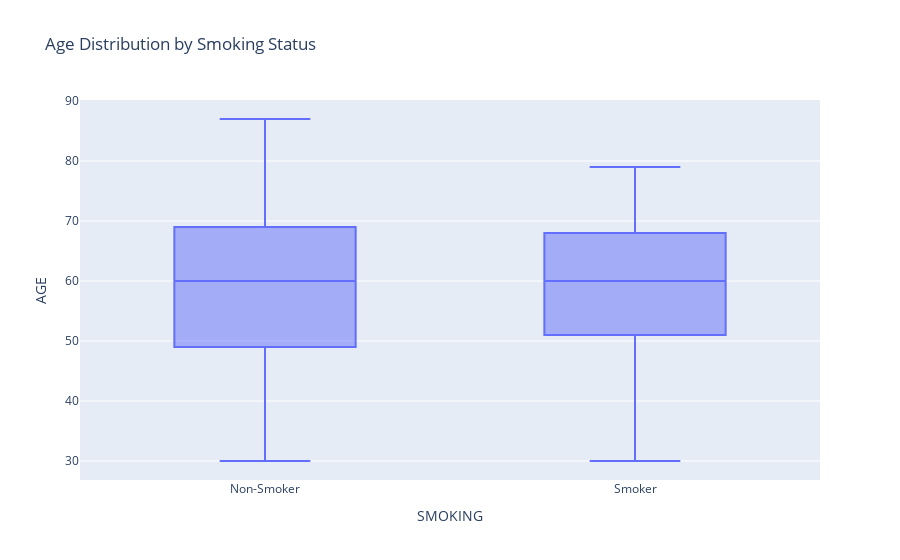

Notebook source saved alongside this figure:
### Code cell
# Plotly Box Plot for Age Distribution by Smoking Status
fig3 = px.box(df2, x='SMOKING', y='AGE', title='Age Distribution by Smoking Status')
fig3.show()

### Figure 1 — Plotly figure (JSON) as saved in the notebook; plotly's stock layout.template omitted (floating-point values rounded to 4 significant figures; data arrays with more than 128 entries replaced by an {"elided": "..."} marker saying what was removed)
{"data": [{"alignmentgroup": "True", "hovertemplate": "SMOKING=%{x}<br>AGE=%{y}<extra></extra>", "legendgroup": "", "marker": {"color": "#636efa"}, "name": "", "notched": false, "offsetgroup": "", "orientation": "v", "showlegend": false, "type": "box", "x": {"elided": "575 str values"}, "x0": " ", "xaxis": "x", "y": {"elided": "575 int values"}, "y0": " ", "yaxis": "y"}], "layout": {"boxmode": "group", "legend": {"tracegroupgap": 0}, "title": {"text": "Age Distribution by Smoking Status"}, "xaxis": {"anchor": "y", "domain": [0, 1], "title": {"text": "SMOKING"}}, "yaxis": {"anchor": "x", "domain": [0, 1], "title": {"text": "AGE"}}}}
